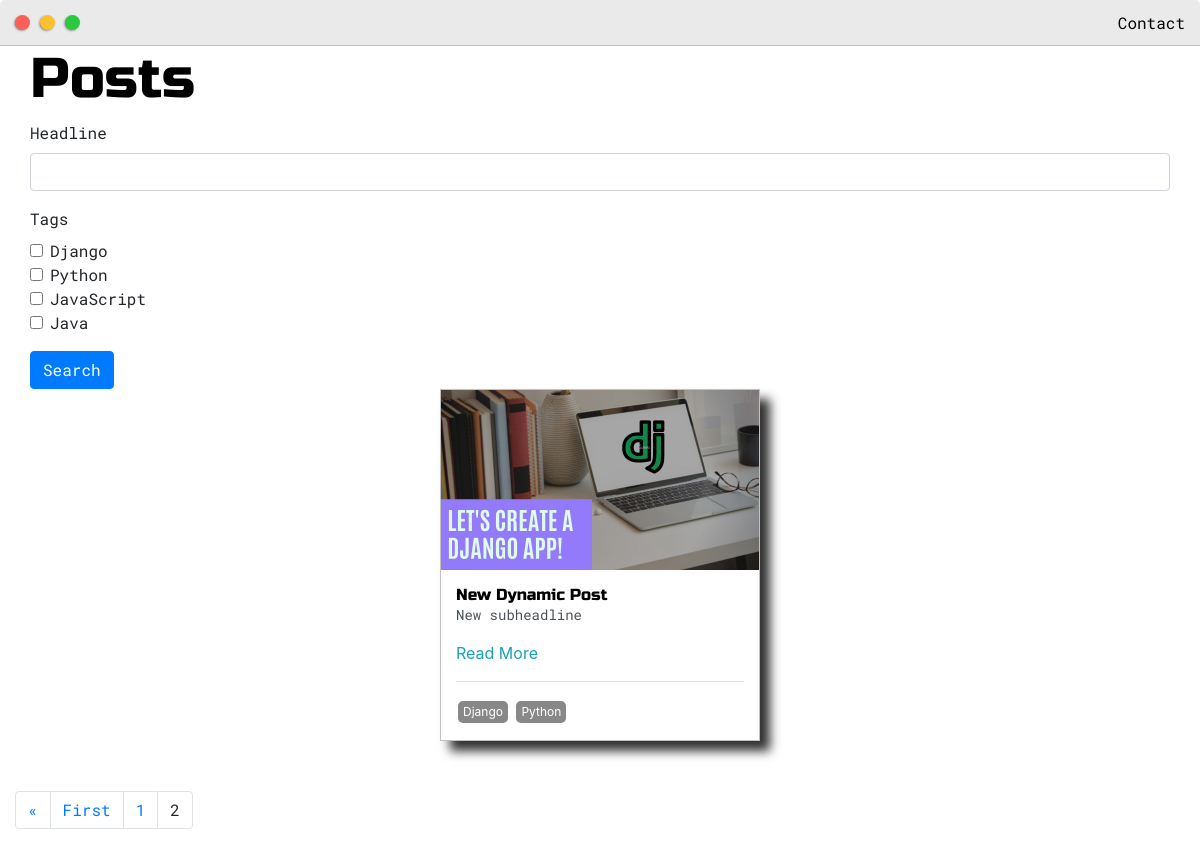
Page /posts/?page=2 on the earlier database version.
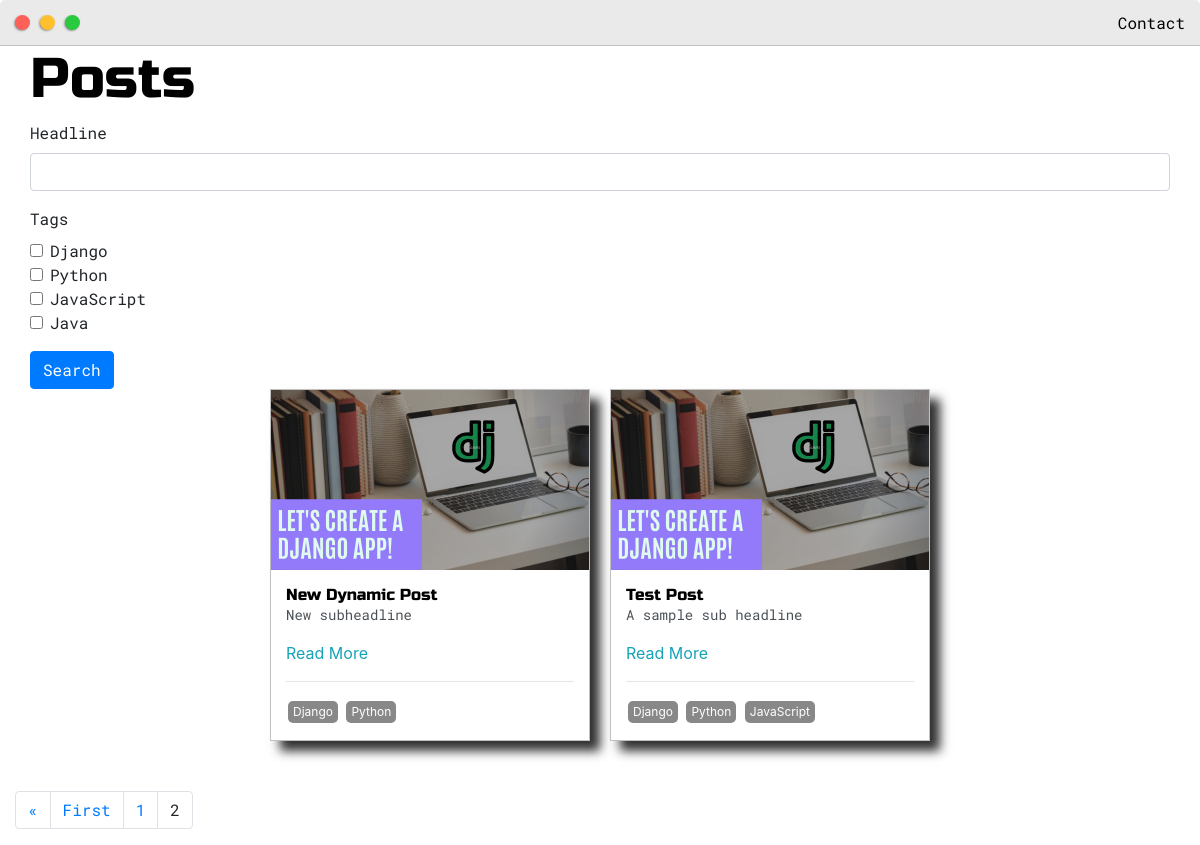
Same page on the later database version.
### base/models.py (models this page shows, shortened)
class Post(models.Model):
    headline = models.CharField(max_length=200)
    sub_headline = models.CharField(max_length=200, null=True, blank=True)
    thumbnail = models.ImageField(null=True, blank=True, upload_to="images", default="/images/placeholder.png")
    body = RichTextUploadingField(null=True, blank=True)
    created = models.DateTimeField(auto_now_add=True)
    active = models.BooleanField(default=False)
    featured = models.BooleanField(default=False)
    tags = models.ManyToManyField(Tag, null=True)
    slug = models.SlugField(null=True, blank=True)

class Tag(models.Model):
    name = models.CharField(max_length=200)
    def __str__(self):
        return self.name

### base/views.py (the view)
# urls.py: path('posts/', views.posts, name="posts"),
def posts(request):
    posts = Post.objects.filter(active=True)
    myFilter = PostFilter(request.GET, queryset=posts)
    posts = myFilter.qs
    page = request.GET.get('page')
    paginator = Paginator(posts, 3)
    try:
        posts = paginator.page(page)
    except PageNotAnInteger:
        posts = paginator.page(1)
    except EmptyPage:
        posts = paginator.page(paginator.num_pages)
    context = {'posts': posts, 'myFilter':myFilter}
    return render(request, 'base/posts.html', context)

### base/templates/base/posts.html (shortened to what this page needs)
{% extends 'base/main.html' %}
{% load static %}
{% load crispy_forms_tags %}
{% block content %}
<div class="main-container">
    <h1>Posts</h1>
    <form id="searchForm" method="GET">
        {{myFilter.form|crispy}}
        <input class="btn btn-primary" type="submit" name="search" value="Search">
    </form>
    <div class="post-wrapper">
        {% for post in posts %}
        <div>
            <div class="post">
                <img class="thumbnail" src="{{post.thumbnail.url}}">
                <div class="post-preview">
                    <h6 class="post-title">{{post.headline}}</h6>
                    <p class="post-intro">{{post.sub_headline}}</p>
                    <a href="{% url 'post' post.slug %}">Read More</a>
                    <hr>
                    {% for tag in post.tags.all %}
                        <span class="tag">{{tag}}</span>
                    {% endfor %}
                </div>
            </div>
        </div>
        {% empty %}
            <h3>No posts found...</h3>
        {% endfor %}
    </div>
    <div class="row">
        {% if posts.has_other_pages %}
        <ul class="pagination">
            {% if posts.has_previous %}
                <li class="page-item"><a data-page="{{posts.previous_page_number}}" href="?page={{posts.previous_page_number}}" class="page-link">&laquo</a></li>
                <li class="page-item"><a data-page="1" href="?page=1" class="page-link">First</a></li>
            {% endif %}
            {% for i in posts.paginator.page_range %}
                {% if posts.number == i %}
                    <li class="page-item"><a class="active page-link">{{i}}</a></li>
                {% else %}
                    <li class="page-item"><a data-page="{{i}}" href="?page={{i}}" class="page-link">{{i}}</a></li>
                {% endif %}
            {% endfor %}
        </ul>
        {% endif %}
    </div>
</div>
{% endblock content %}

Differences in the rows shown:
added Post: thumbnail (picture), headline "Test Post", sub_headline "A sample sub headline", Tag (name "Django"), Tag (name "Python")
now on this page (row unchanged): Tag: name "JavaScript", shown under "Test Post"
